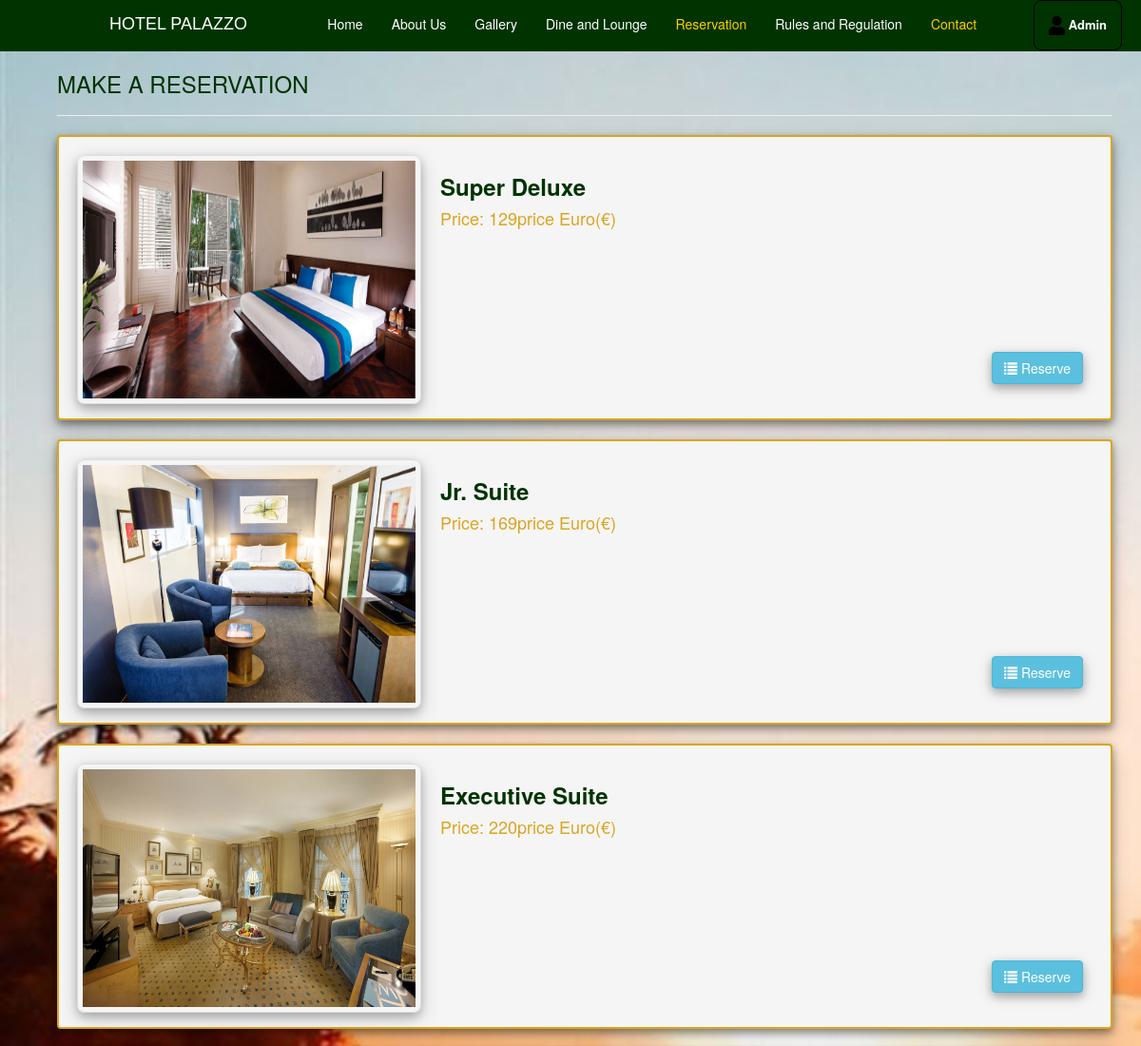
Page /reservation.php (upper part) on the earlier database version.
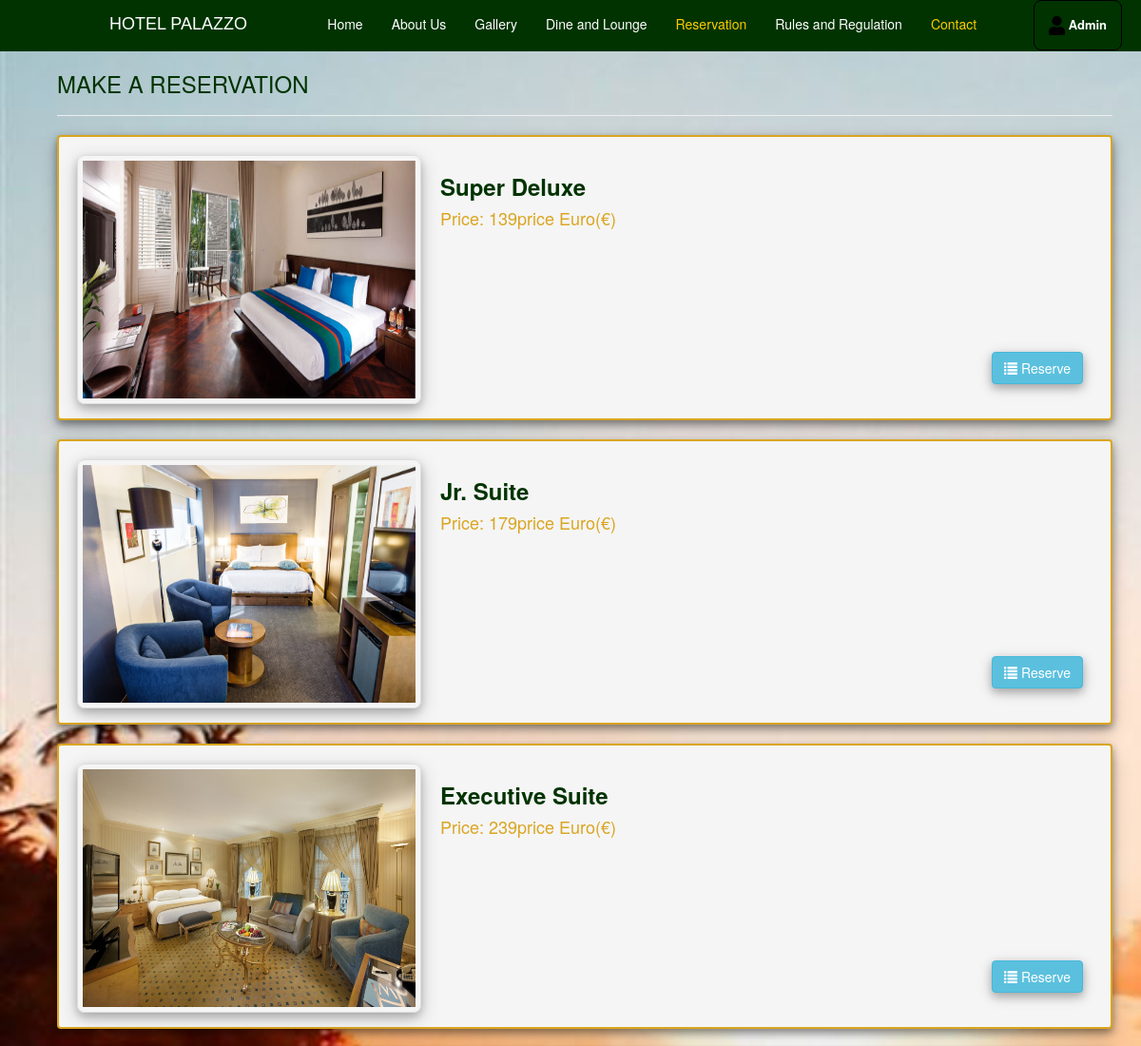
Same page on the later database version.
### tables this page shows
CREATE TABLE `room` (
  `room_id` int(11) NOT NULL,
  `room_type` varchar(50) NOT NULL,
  `price` varchar(11) NOT NULL,
  `photo` varchar(100) NOT NULL
);

### reservation.php (the view, shortened to what this page needs)
<!DOCTYPE html>
<html lang = "en">
	<head>
		<link rel = "stylesheet" type = "text/css" href = "css/bootstrap.css " />
		<link rel = "stylesheet" type = "text/css" href = "css/style.css" />
	</head>
	<body style = "background-image: url('images/bcg.png');
  -webkit-background-size: cover;
  -moz-background-size: cover;
  -o-background-size: cover;
  background-size: cover;
">
<header class="navbar navbar-inverse navbar-fixed-top bs-docs-nav" role="banner">
  <div class="container">
		<div class="navbar-header">
		<a href="index.html" class="navbar-brand">Hotel PALAZZO</a>
		</div>
		<nav class="collapse-navbar" role="navigation">
		<ul class="nav navbar-nav navbar-right">
		<li><a href = "index.html">Home</a></li>
		<li><a href = "aboutus.html">About Us</a></li>
		<li><a href = "gallery.html">Gallery</a></li>
		<li><a href = "dineandlounge2.html">Dine and Lounge</a></li>
		<li class="active"><a href = "reservation.php">Reservation</a></li>
		<li><a href = "rulesandregulation2.html">Rules and Regulation</a></li>
        <li class="active">
          <a href="contactus2.html">Contact</a>
        </li>
			<li style="margin-right: -80px; margin-left: 45px;border:0.5px  solid black;border-radius: 8px; font-size: 13px; font-weight: 600;"> <a href="admin/index.php"><img src="images/user-solid.png" />  Admin</a></li>
      </ul>
		</nav>
		</div>
</header>
	<div style = "margin-left:30px;" class = "container">
			<div class = "panel-body">
				<strong><h3 style = "color:#003300;">MAKE A RESERVATION</h3></strong>
				<hr style= "">
				<?php
					require_once 'admin/connect.php';
					$query = $conn->query("SELECT * FROM `room` ORDER BY `price` ASC") or die(mysql_error());
					while($fetch = $query->fetch_array()){
				?>
					<div class = "well" style = "height:300px; width:100%;border: 2px solid #DAA520;box-shadow: 0 4px 8px 0 rgba(0, 0, 0, 0.4), 0 8px 20px 0 rgba(0, 0, 0, 0.19);">
						<div  style = "float:left;border: 1px solid #ddd; border-radius: 4px; padding: 5px; border-radius: 8px; box-shadow: 0 4px 8px 0 rgba(0, 0, 0, 0.2), 0 6px 20px 0 rgba(0, 0, 0, 0.19);">
							<img src = "photo/<?php echo $fetch['photo']?>" height = "250" width = "350"  />
						</div>
						<div style = "float:left; margin-left:20px;">
							<h3 style = "color:#003300;  font-weight: bold;"><?php echo $fetch['room_type']?></h3>
							<h4 style = "color:#DAA520;"><?php echo "Price: ".$fetch['price']."price Euro(€)" ?></h4>
							<br /><br /><br /><br /><br /><br />
							<a style = "margin-left:580px;box-shadow: 0 4px 8px 0 rgba(0, 0, 0, 0.2), 0 4px 15px 0 rgba(0, 0, 0, 0.19);" href = "add_reserve.php?room_id=<?php echo $fetch['room_id']?>" class = "btn btn-info"><i class = "glyphicon glyphicon-list"></i> Reserve</a>
						</div>
					</div>
				<?php
					}
				?>
			</div>
		</div>
	<br />
	<br />
</body>
</html>

### css/style.css (style rules this page uses)
body { margin: 0; }
.navbar-brand { font-family: 'Montserrat', sans-serif; text-transform: uppercase; margin-right: 10px; }
nav { width: 100%; height: 50px; }
.navbar-inverse { background-color: #003300; display: flex; margin: 0; padding: 0 100px; float: right; }
.navbar-inverse .navbar-nav>.active>a, .navbar-inverse .navbar-nav>.open>a, .navbar-inverse .navbar-nav>.open>a, .navbar-inverse .navbar-nav>.open>a:hover, .navbar-inverse .navbar-nav>.open>a, .navbar-inverse .navbar-nav>.open>a:hover, .navbar-inverse .navbar-nav>.open>a:focus { background-color: #003300 }
.navbar-inverse { background-image: none; }
.navbar-inverse { border-color: #003300 }
.navbar-inverse .navbar-brand { color: #FFFFFF }
.navbar-inverse .navbar-nav>li>a { color: #FFFFFF }
.navbar-inverse .navbar-nav>.active>a, .navbar-inverse .navbar-nav>.open>a, .navbar-inverse .navbar-nav>.open>a:hover, .navbar-inverse .navbar-nav>.open>a:focus { color: #FFCC00 }

Differences in the rows shown:
changed room "Super Deluxe": price "129" → "139"
changed room "Jr. Suite": price "169" → "179"
changed room "Executive Suite": price "220" → "239"
